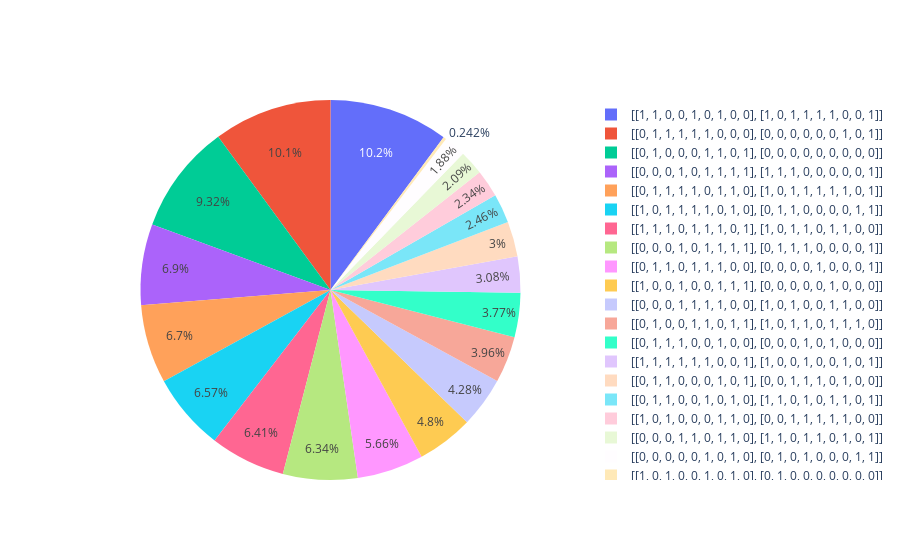

The notebook cell this image was saved under:
### Code cell
import plotly.graph_objects as go
showRouletteWheel(population)

### Figure 1 — Plotly figure (JSON) as saved in the notebook; plotly's stock layout.template omitted (floating-point values rounded to 4 significant figures)
{"data": [{"labels": ["[[1, 0, 1, 0, 0, 1, 0, 1, 0], [0, 1, 0, 0, 0, 0, 0, 0, 0]]", "[[0, 0, 0, 0, 0, 1, 0, 1, 0], [0, 1, 0, 1, 0, 0, 0, 1, 1]]", "[[0, 0, 0, 1, 1, 0, 1, 1, 0], [1, 1, 0, 1, 1, 0, 1, 0, 1]]", "[[1, 0, 1, 0, 0, 0, 1, 1, 0], [0, 0, 1, 1, 1, 1, 1, 0, 0]]", "[[0, 1, 1, 0, 0, 1, 0, 1, 0], [1, 1, 0, 1, 0, 1, 1, 0, 1]]", "[[0, 1, 1, 0, 0, 0, 1, 0, 1], [0, 0, 1, 1, 1, 0, 1, 0, 0]]", "[[1, 1, 1, 1, 1, 1, 0, 0, 1], [1, 0, 0, 1, 0, 0, 1, 0, 1]]", "[[0, 1, 1, 1, 0, 0, 1, 0, 0], [0, 0, 0, 1, 0, 1, 0, 0, 0]]", "[[0, 1, 0, 0, 1, 1, 0, 1, 1], [1, 0, 1, 1, 0, 1, 1, 1, 0]]", "[[0, 0, 0, 1, 1, 1, 1, 0, 0], [1, 0, 1, 0, 0, 1, 1, 0, 0]]", "[[1, 0, 0, 1, 0, 0, 1, 1, 1], [0, 0, 0, 0, 0, 1, 0, 0, 0]]", "[[0, 1, 1, 0, 1, 1, 1, 0, 0], [0, 0, 0, 0, 1, 0, 0, 0, 1]]", "[[0, 0, 0, 1, 0, 1, 1, 1, 1], [0, 1, 1, 1, 0, 0, 0, 0, 1]]", "[[1, 1, 1, 0, 1, 1, 1, 0, 1], [1, 0, 1, 1, 0, 1, 1, 0, 0]]", "[[1, 0, 1, 1, 1, 1, 0, 1, 0], [0, 1, 1, 0, 0, 0, 0, 1, 1]]", "[[0, 1, 1, 1, 1, 0, 1, 1, 0], [1, 0, 1, 1, 1, 1, 1, 0, 1]]", "[[0, 0, 0, 1, 0, 1, 1, 1, 1], [1, 1, 1, 0, 0, 0, 0, 0, 1]]", "[[0, 1, 0, 0, 0, 1, 1, 0, 1], [0, 0, 0, 0, 0, 0, 0, 0, 0]]", "[[0, 1, 1, 1, 1, 1, 0, 0, 0], [0, 0, 0, 0, 0, 0, 1, 0, 1]]", "[[1, 1, 0, 0, 1, 0, 1, 0, 0], [1, 0, 1, 1, 1, 1, 0, 0, 1]]"], "type": "pie", "values": [0.02387, 0.1856, 0.2055, 0.2302, 0.2428, 0.2951, 0.303, 0.3713, 0.3897, 0.4214, 0.4724, 0.5577, 0.6246, 0.6317, 0.6471, 0.66, 0.6793, 0.9184, 0.9917, 1]}], "layout": {}}
